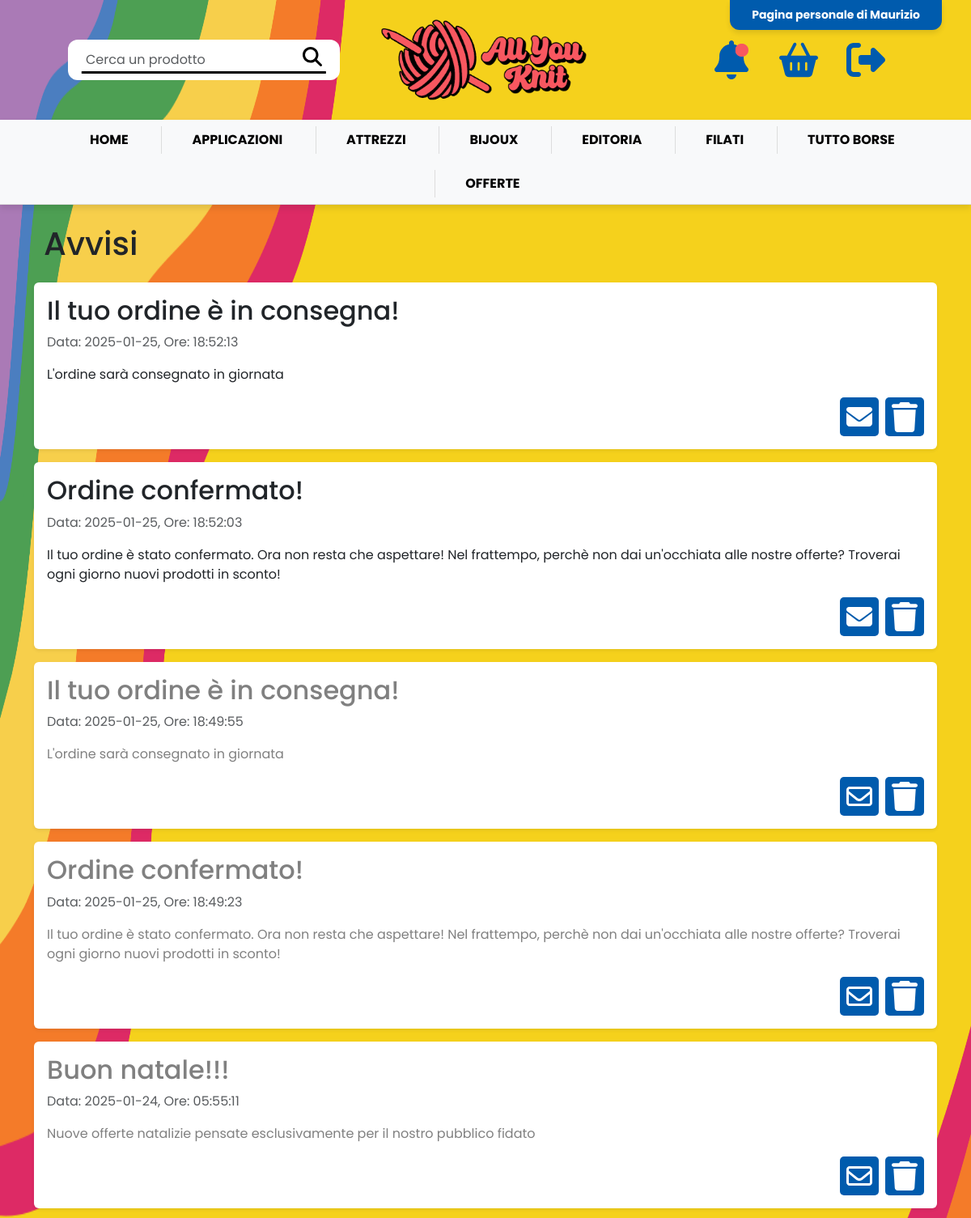
/index-avvisi.php (signed in, upper part), run on an earlier commit of the app's database.
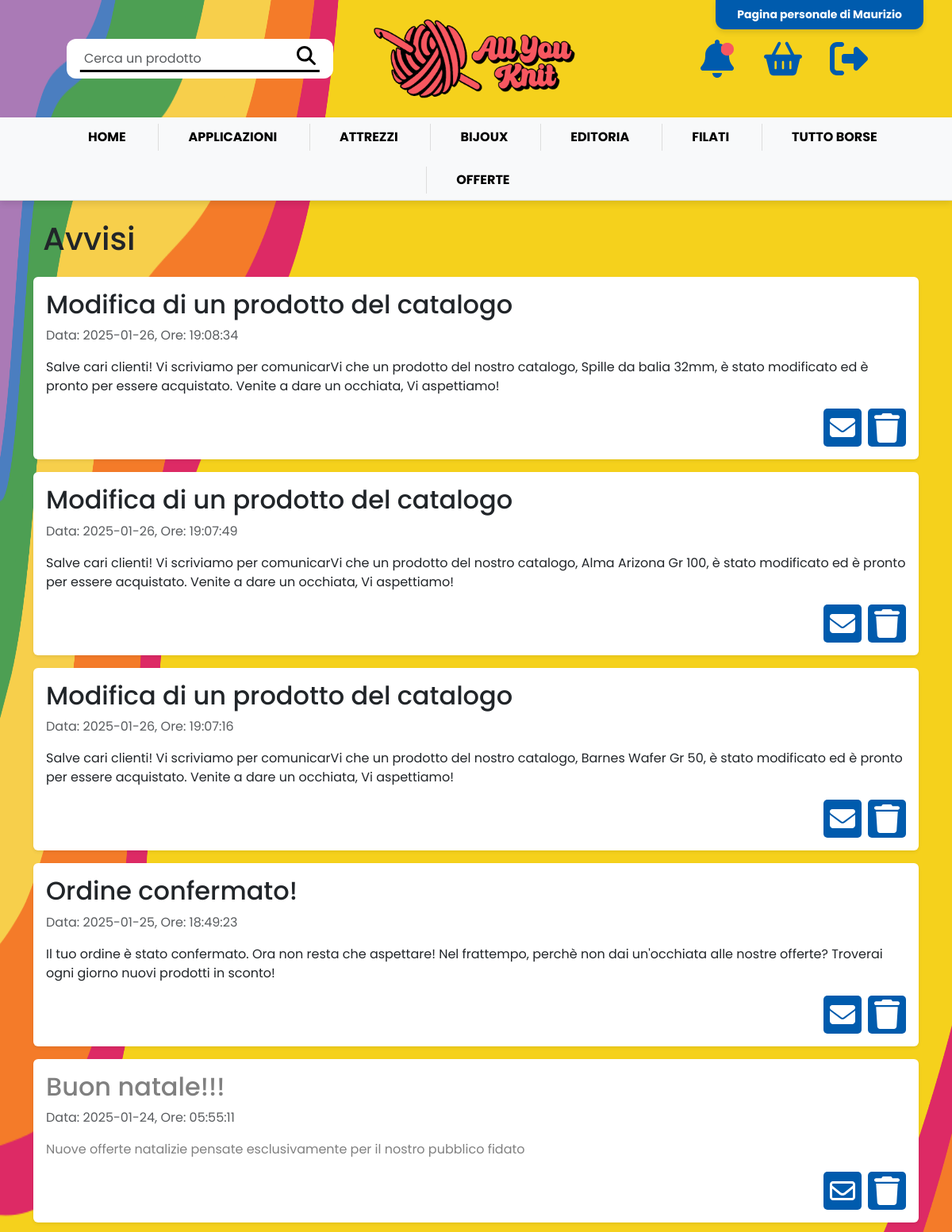
And on a later commit of the database.
### tables this page shows
CREATE TABLE `categorieprodotti` (
  `Nome` varchar(45) NOT NULL,
  `Immagine` varchar(45) NOT NULL,
  `Descrizione` varchar(150) DEFAULT NULL,
  PRIMARY KEY (`Nome`)
);

CREATE TABLE `inboxclienti` (
  `Email` varchar(45) NOT NULL,
  `CodID` int(11) NOT NULL,
  `Data` date NOT NULL,
  `Ora` time NOT NULL,
  `Letta` tinyint(4) NOT NULL DEFAULT 0,
  PRIMARY KEY (`Email`,`CodID`,`Data`,`Ora`),
  KEY `CodID` (`CodID`),
  CONSTRAINT `CodID` FOREIGN KEY (`CodID`) REFERENCES `avvisi` (`CodID`) ON DELETE CASCADE ON UPDATE CASCADE,
  CONSTRAINT `Email` FOREIGN KEY (`Email`) REFERENCES `clienti` (`Email`) ON DELETE CASCADE ON UPDATE CASCADE
);

CREATE TABLE `avvisi` (
  `CodID` int(11) NOT NULL AUTO_INCREMENT,
  `Titolo` varchar(45) NOT NULL,
  `Contenuto` varchar(250) NOT NULL,
  PRIMARY KEY (`CodID`)
);

### index-avvisi.php (called while the page is built)
<?php
require_once 'php/bootstrap.php';
$templateParams["titolo"] = "Avvisi";
$templateParams["news"] = $dbh->checkNewNotifications($_SESSION["email"]);
$templateParams["categorie"] = $dbh->getCategories();
$templateParams["inbox"] = $dbh->getUserInbox($_SESSION["email"]);
$templateParams["nome"] = "avvisi.php";
require 'template/base.php';
?>

### db/dbhelper.php (called while the page is built, shortened)
<?php
class DatabaseHelper{
    private $conn;
    public function __construct($servername, $username, $password, $connname, $port){
        $this->conn = new mysqli($servername, $username, $password, $connname, $port);
    }
    public function getCategories(){
        $stmt = $this->conn->prepare("SELECT * FROM categorieprodotti");
        $stmt->execute();
        $result = $stmt->get_result();
        return $result->fetch_all(MYSQLI_ASSOC);
    }
    public function getUserInbox($userEmail){
        $stmt = $this->conn->prepare("SELECT * FROM clienti INNER JOIN inboxclienti USING(Email) INNER JOIN avvisi USING(CodID) WHERE Email = ? ORDER BY Data DESC, Ora DESC");
        $stmt->bind_param('s', $userEmail);
        $stmt->execute();
        $result = $stmt->get_result();
        return $result->fetch_all(MYSQLI_ASSOC);
    }
    public function checkNewNotifications($userEmail){
        $stmt = $this->conn->prepare("SELECT * FROM inboxclienti WHERE Email = ? AND Letta = 0");
        $stmt->bind_param('s', $userEmail);
        $stmt->execute();
        $result = $stmt->get_result();
        $result = $result->fetch_all(MYSQLI_ASSOC);
        if(empty($result))
            return false;
        else
            return true;
    }
}
?>

### php/bootstrap.php (called while the page is built, shortened)
<?php
require_once("db/dbhelper.php");
$dbh = new DatabaseHelper("localhost", "root", "", "allyouknit", 3306);
?>

### template/avvisi.php (the view, shortened to what the changed rows need)
<section class="notifications container py-4">
    <h1 class="mb-4">Avvisi</h1>
    <?php foreach($templateParams["inbox"] as $notification): ?>
        <div class="row mb-3">
            <div class="notification col-12 bg-white p-3 shadow-sm rounded position-relative">
                <?php if($notification["Letta"]): ?>
                        <h2 style="color:grey;"><?php echo $notification["Titolo"]; ?></h2>
                        <p style="color:grey;" class="datetime text-muted">Data: <?php echo $notification["Data"]; ?>, Ore: <?php echo $notification["Ora"]; ?></p>
                        <p style="color:grey;" ><?php echo $notification["Contenuto"]; ?></p>
                    <?php else: ?>
                        <h2><?php echo $notification["Titolo"]; ?></h2>
                        <p class="datetime text-muted">Data: <?php echo $notification["Data"]; ?>, Ore: <?php echo $notification["Ora"]; ?></p>
                        <p><?php echo $notification["Contenuto"]; ?></p>
                <?php endif; ?>
                <div class="d-flex justify-content-end align-items-center gap-2 " style="bottom: 10px; right: 10px;">
                    <?php if($notification["Letta"]): ?>
                        <form action="./utils/unread-notification-script.php" method="POST">
                            <button type="submit" class="btn btn-link p-0">
                                <img src="./upload/icons/read-icon.svg" alt="Segna come non letto" width="32">
                            </button>
                        </form>
                    <?php else: ?>
                        <form action="./utils/read-notification-script.php" method="POST">
                            <button type="submit" class="btn btn-link p-0">
                                <img src="./upload/icons/unread-icon.svg" alt="Segna come letto" width="32">
                            </button>
                        </form>
                    <?php endif; ?>
                    <form action="./utils/delete-notification-script.php" method="POST">
                        <button type="submit" class="btn btn-link p-0">
                            <img src="./upload/icons/trash-solid-white.svg" alt="Elimina notifica" width="32">
                        </button>
                    </form>
                </div>
            </div>
        </div>
    <?php endforeach; ?>
</section>

### template/base.php (shortened to what the changed rows need)
<!DOCTYPE html>
<html lang="it">
<head>
    <link rel="stylesheet" href="./css/style.css">
    <link href="https://cdn.jsdelivr.net/npm/bootstrap@5.3.0/dist/css/bootstrap.min.css" rel="stylesheet">
</head>
<body>
    <nav class="desktop-navbar bg-light py-2 d-none d-md-block">
        <div class="container">
            <ul class="nav justify-content-center">
                <?php foreach($templateParams["categorie"] as $categoria): ?>
                <li class="nav-item">
                    <a class="nav-link" href="./index-prodotti-categoria.php?nomeCategoria=<?php echo $categoria["Nome"]?>"><?php echo $categoria["Nome"]; ?></a>
                </li>
                <?php endforeach; ?>
            </ul>
        </div>
    </nav>
    <main class="container pb-4">
        <?php
        if (isset($templateParams["nome"])) {
            require($templateParams["nome"]);
        }
        ?>
    </main>
</body>
</html>

What changed in the data, as far as the page shows it:
removed inboxclienti: CodID.Titolo "Il tuo ordine è in consegna!", Data "2025-01-25", Ora "18:52:13", CodID.Contenuto "L'ordine sarà consegnato in giornata", Letta 0 (drawn)
removed inboxclienti: CodID.Titolo "Ordine confermato!", Data "2025-01-25", Ora "18:52:03", CodID.Contenuto "Il tuo ordine è stato confermato. Ora non resta che aspettare! Nel frattempo, perchè non dai un'occhiata alle nostre offerte? Troverai ogni giorno nuovi prodotti in sconto!", Letta 0 (drawn)
removed inboxclienti: CodID.Titolo "Il tuo ordine è in consegna!", Data "2025-01-25", Ora "18:49:55", CodID.Contenuto "L'ordine sarà consegnato in giornata", Letta 1 (drawn)
added inboxclienti: CodID.Titolo "Modifica di un prodotto del catalogo", Data "2025-01-26", Ora "19:08:34", CodID.Contenuto "Salve cari clienti! Vi scriviamo per comunicarVi che un prodotto del nostro catalogo, Spille da balia 32mm, è stato modificato ed è pronto per essere acquistato. Venite a dare un occhiata, Vi aspettiamo!", Letta 0 (drawn)
added inboxclienti: CodID.Titolo "Modifica di un prodotto del catalogo", Data "2025-01-26", Ora "19:07:49", CodID.Contenuto "Salve cari clienti! Vi scriviamo per comunicarVi che un prodotto del nostro catalogo, Alma Arizona Gr 100, è stato modificato ed è pronto per essere acquistato. Venite a dare un occhiata, Vi aspettiamo!", Letta 0 (drawn)
added inboxclienti: CodID.Titolo "Modifica di un prodotto del catalogo", Data "2025-01-26", Ora "19:07:16", CodID.Contenuto "Salve cari clienti! Vi scriviamo per comunicarVi che un prodotto del nostro catalogo, Barnes Wafer Gr 50, è stato modificato ed è pronto per essere acquistato. Venite a dare un occhiata, Vi aspettiamo!", Letta 0 (drawn)
changed inboxclienti "Ordine confermato!": Letta 1 → 0 (drawn); Letta: picture added; Letta: picture removed
